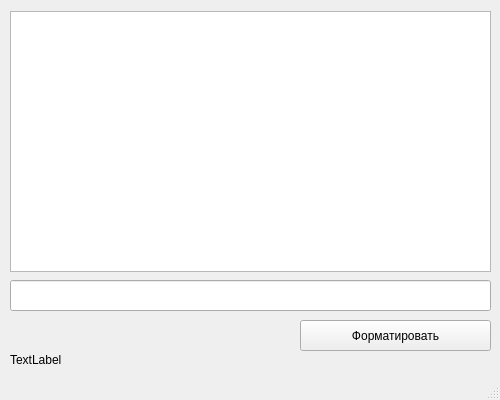
<?xml version="1.0" encoding="UTF-8"?>
<ui version="4.0">
 <class>MainWindow</class>
 <widget class="QMainWindow" name="MainWindow">
  <property name="geometry">
   <rect>
    <x>0</x>
    <y>0</y>
    <width>500</width>
    <height>400</height>
   </rect>
  </property>
  <property name="sizePolicy">
   <sizepolicy hsizetype="Fixed" vsizetype="Fixed">
    <horstretch>0</horstretch>
    <verstretch>0</verstretch>
   </sizepolicy>
  </property>
  <property name="minimumSize">
   <size>
    <width>500</width>
    <height>400</height>
   </size>
  </property>
  <property name="maximumSize">
   <size>
    <width>500</width>
    <height>400</height>
   </size>
  </property>
  <property name="windowTitle">
   <string>MainWindow</string>
  </property>
  <widget class="QWidget" name="centralwidget">
   <widget class="QListView" name="listView">
    <property name="geometry">
     <rect>
      <x>10</x>
      <y>11</y>
      <width>481</width>
      <height>261</height>
     </rect>
    </property>
   </widget>
   <widget class="QLineEdit" name="lineEdit">
    <property name="geometry">
     <rect>
      <x>10</x>
      <y>280</y>
      <width>481</width>
      <height>31</height>
     </rect>
    </property>
   </widget>
   <widget class="QPushButton" name="pushButton">
    <property name="geometry">
     <rect>
      <x>300</x>
      <y>320</y>
      <width>191</width>
      <height>31</height>
     </rect>
    </property>
    <property name="text">
     <string>Форматировать</string>
    </property>
   </widget>
   <widget class="QLabel" name="label">
    <property name="geometry">
     <rect>
      <x>10</x>
      <y>350</y>
      <width>481</width>
      <height>20</height>
     </rect>
    </property>
    <property name="sizePolicy">
     <sizepolicy hsizetype="Fixed" vsizetype="Fixed">
      <horstretch>0</horstretch>
      <verstretch>0</verstretch>
     </sizepolicy>
    </property>
    <property name="text">
     <string>TextLabel</string>
    </property>
   </widget>
  </widget>
  <widget class="QMenuBar" name="menubar">
   <property name="geometry">
    <rect>
     <x>0</x>
     <y>0</y>
     <width>500</width>
     <height>23</height>
    </rect>
   </property>
  </widget>
  <widget class="QStatusBar" name="statusbar"/>
 </widget>
 <resources/>
 <connections/>
</ui>
